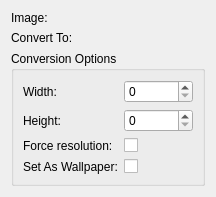
<?xml version="1.0" encoding="UTF-8"?>
<ui version="4.0">
 <class>ConvertDialog</class>
 <widget class="QWidget" name="ConvertDialog">
  <property name="geometry">
   <rect>
    <x>0</x>
    <y>0</y>
    <width>216</width>
    <height>196</height>
   </rect>
  </property>
  <layout class="QGridLayout" name="gridLayout">
   <item row="0" column="0">
    <layout class="QFormLayout" name="formLayout_2">
     <item row="0" column="0">
      <widget class="QLabel" name="label">
       <property name="text">
        <string comment="@label:textbox">Image:</string>
       </property>
      </widget>
     </item>
     <item row="0" column="1">
      <widget class="KUrlRequester" name="kurlrequester_image"/>
     </item>
     <item row="1" column="0">
      <widget class="QLabel" name="label_2">
       <property name="text">
        <string comment="@label:textbox">Convert To:</string>
       </property>
      </widget>
     </item>
     <item row="1" column="1">
      <widget class="KUrlRequester" name="kurlrequester_converted"/>
     </item>
    </layout>
   </item>
   <item row="1" column="0">
    <widget class="QGroupBox" name="groupBox">
     <property name="title">
      <string comment="@title:group">Conversion Options</string>
     </property>
     <layout class="QFormLayout" name="formLayout">
      <item row="0" column="0">
       <widget class="QLabel" name="label_3">
        <property name="text">
         <string comment="@label:spinbox">Width:</string>
        </property>
       </widget>
      </item>
      <item row="0" column="1">
       <widget class="QSpinBox" name="spinBox_width">
        <property name="maximum">
         <number>9999</number>
        </property>
       </widget>
      </item>
      <item row="1" column="0">
       <widget class="QLabel" name="label_4">
        <property name="text">
         <string comment="@label:spinbox">Height:</string>
        </property>
       </widget>
      </item>
      <item row="1" column="1">
       <widget class="QSpinBox" name="spinBox_height">
        <property name="maximum">
         <number>9999</number>
        </property>
       </widget>
      </item>
      <item row="2" column="0">
       <widget class="QLabel" name="label_5">
        <property name="text">
         <string comment="@option:check">Force resolution:</string>
        </property>
       </widget>
      </item>
      <item row="2" column="1">
       <widget class="QCheckBox" name="checkBox_force"/>
      </item>
      <item row="3" column="0">
       <widget class="QLabel" name="label_6">
        <property name="text">
         <string comment="@option:check">Set As Wallpaper:</string>
        </property>
       </widget>
      </item>
      <item row="3" column="1">
       <widget class="QCheckBox" name="checkBox_wallpaper"/>
      </item>
     </layout>
    </widget>
   </item>
  </layout>
 </widget>
 <customwidgets>
  <customwidget>
   <class>KUrlRequester</class>
   <extends>QFrame</extends>
   <header>kurlrequester.h</header>
  </customwidget>
 </customwidgets>
 <resources/>
 <connections/>
</ui>
